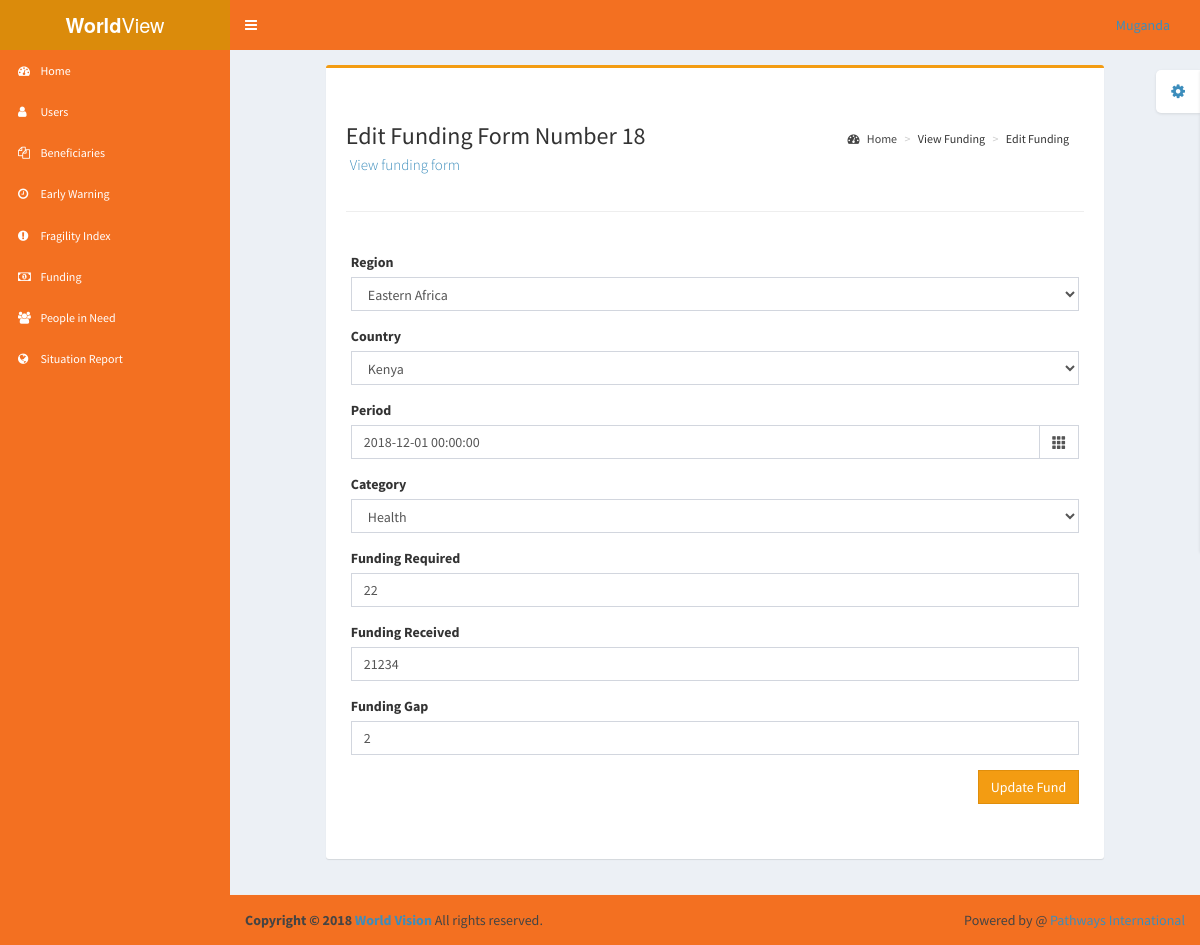
Page /worldvision/update_funding.php?editfunding=18 (signed in) on the committed database.
### tables this page shows
CREATE TABLE `users` (
  `id` int(11) NOT NULL,
  `firstname` varchar(55) NOT NULL,
  `lastname` varchar(55) NOT NULL,
  `email` varchar(55) NOT NULL,
  `username` varchar(55) NOT NULL,
  `password` varchar(55) NOT NULL,
  `type` int(11) NOT NULL,
  `office` varchar(35) NOT NULL,
  `active` int(11) NOT NULL DEFAULT '0'
);

CREATE TABLE `funding` (
  `funding_id` int(11) NOT NULL,
  `region` text NOT NULL,
  `country` text NOT NULL,
  `period` datetime NOT NULL,
  `category` varchar(200) NOT NULL,
  `funding_required` int(11) NOT NULL,
  `funding_received` int(11) NOT NULL,
  `funding_gap` int(11) NOT NULL DEFAULT '0',
  `funding_date` timestamp NOT NULL DEFAULT CURRENT_TIMESTAMP,
  `user_id` int(11) NOT NULL
);

### worldvision/core/functions/users.php (called while the page is built, shortened)
<?php
$conn = mysqli_connect('localhost','root','','worldview');
function logged_in(){
	return (isset($_SESSION['id'])) ? true:false;
}
function user_data($id){
	global $conn;
	$query = mysqli_query($conn,"select * from users where id = $id");
	if($row = mysqli_fetch_assoc($query)){
		return $row;
	} else {
		return 0;
	}
}
?>

### worldvision/core/init.php (called while the page is built, shortened)
<?php
require 'functions/users.php';
if(logged_in()){
	$session = $_SESSION['id'];
	$user_data = user_data($session);
}
?>

### worldvision/update_funding.php (the view, shortened to what this page needs)
<?php
include 'core/init.php';
include 'pages/includes/header.php';
$fundid = $_GET['editfunding'];
?>
<?php
$query = "SELECT * FROM funding WHERE funding_id = $fundid";
$fundingresult = mysqli_query($conn,$query);
while ($row = mysqli_fetch_assoc($fundingresult)) {
	$funding_id=$row['funding_id'];
	$region=$row['region'];
	$country=$row['country'];
	$period=$row['period'];
	$category=$row['category'];
	$funding_required=$row['funding_required'];
	$funding_received=$row['funding_received'];
	$funding_gap=$row['funding_gap'];
}
?>
<div class="row">
        <div class="col-md-10 col-md-offset-1">
			<div class="box box-warning">
                <div class="box-header">
                </div>
                <div class="box-body">
					<section class="content-header">
				          <h1>
				            Edit Funding Form<?php echo "  Number ".$funding_id ?><br>
				            <small><a href="viewbeneficiary.php">View funding form</small>
				          </h1>
				          <ol class="breadcrumb">
				            <li><a href="index.php"><i class="fa fa-dashboard"></i> Home</a></li>
				            <li class="viewfunding.php">View Funding</li>
				            <li class="editbeneficiary.php">Edit Funding</li>
				          </ol>
			        </section>
					<hr>
					<form class="form-horizontal form" method="post" role="form">
                  		<div class="box-body">
                  							<div class="form-group">
												    <label for="Region">Region</label>
												    <select class="form-control select2 select2-hidden-accessible" name="updateregion" id="updateregion">
												    	<option selected><?php echo $region?></option>
												</select>
											</div>
											<div class="form-group">
												    <label for="Country">Country</label>
												    <select class="form-control select2 select2-hidden-accessible required" name="updatecountry" id="updatecountry">
														<option selected><?php echo $country?></option>
													</select>
											</div>
											<div class="form-group">
								                <label>Period</label>
											            <div class="input-group date">
											                <input type="text" class="form-control required" id="add-date" name="add-date"  placeholder="Enter funding period" value="<?php echo $period ?>">
											                <div class="input-group-addon">
											                    <span class="glyphicon glyphicon-th"></span>
											                </div>
											            </div>
									        </div>
											<div class="form-group">
												    <label for="Country">Category</label>
												    <select class="form-control select3 select3-hidden-accessible required" name="updatecategory" id="updatecategory">
														<option selected><?php echo $category?></option>
													</select>
											</div>
											<div class="form-group">
												    <label for="Country">Funding Required</label>
												    <input type="number" class="form-control required" id="update_funding_required" name="update_funding_required" placeholder="Funding Required" value="<?php echo $funding_required ?>">
											</div>
											<div class="form-group">
												    <label for="Country">Funding Received</label>
												    <input type="number" class="form-control required" id="update_funding_received" name="update_funding_received" placeholder="Funding Received" value="<?php echo $funding_received ?>">
											</div>
											<div class="form-group">
												    <label for="Country">Funding Gap</label>
												    <input type="number" class="form-control required" id="update_funding_gap" name="update_funding_gap" placeholder="Funding Gap" value="<?php echo $funding_gap ?>">
											</div>
											<div class="form-group">
												<div class="pull-right">
													<button type="submit" class="btn btn-warning btn-block btn-flat" name="update_fund">Update Fund</button>
												</div>
											</div>
                  		</div>
                  	</form>
				</div>
			</div>
		</div>
</div>
<?php
include "pages/includes/footer.php";
?>

### worldvision/pages/includes/navbar.php (shortened to what this page needs)
<nav class="navbar navbar-static-top" role="navigation">
          <a href="#" class="sidebar-toggle" data-toggle="offcanvas" role="button">
          </a>
          <div class="navbar-custom-menu">
            <ul class="nav navbar-nav">
              <li class="dropdown user user-menu">
                <a href="#" class="dropdown-toggle" data-toggle="dropdown">
                  <span class="hidden-xs"><?php echo (logged_in()) ? $user_data['firstname']:'Not Signed In'; ?></span>
                </a>
              </li>
            </ul>
          </div>
        </nav>

### rows in the picture
users: firstname "Muganda"
funding: funding_id "18", updateregion "Eastern Africa", updatecountry "Kenya", add-date "2018-12-01 00:00:00", updatecategory "Health", update_funding_required "22", update_funding_received "21234", update_funding_gap "2"
